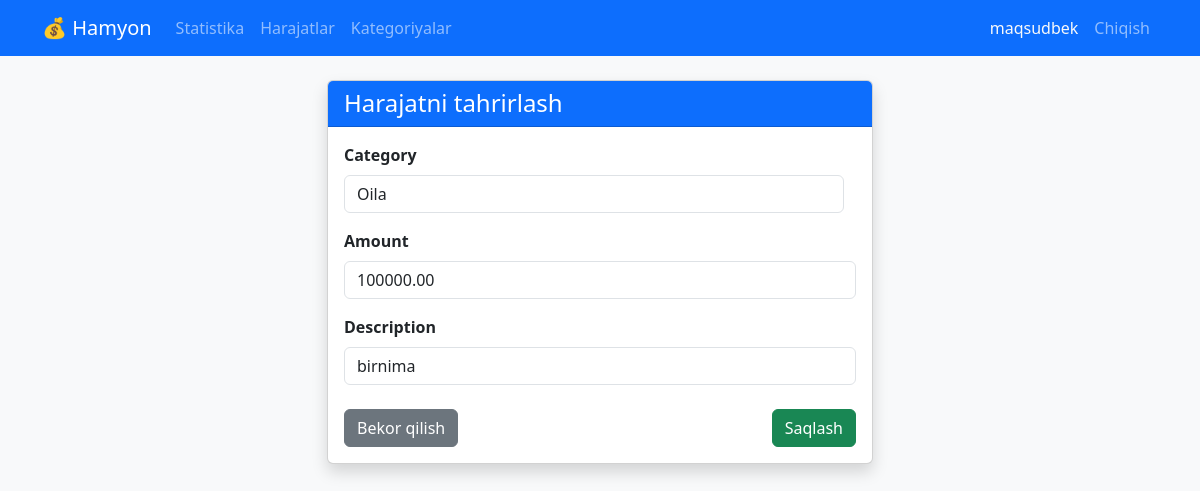
Screenshot of /expense/update/9/ (signed in) with the database file from the repository.
### accounts/models.py (models this page shows)
class CustomUser(AbstractUser):
    created_at = models.DateTimeField(auto_now_add=True)

### main/models.py (models this page shows, shortened)
class Expense(models.Model):
    user = models.ForeignKey(CustomUser, on_delete=models.CASCADE, related_name='expenses')
    category = models.ForeignKey(Category, on_delete=models.CASCADE, related_name='expenses')
    amount = models.DecimalField(max_digits=12, decimal_places=2)
    description = models.TextField()
    created_at = models.DateTimeField(auto_now_add=True)

### main/views.py (the view)
# urls.py: path('expense/update/<int:pk>/', expense_update, name='expense_update'),
@login_required
def expense_update(request, pk):
    expense = get_object_or_404(Expense, pk=pk)
    if expense.user != request.user:
        return redirect('home')
    if request.method == 'POST':
        form = ExpenseForm(request.POST, instance=expense, user=request.user)
        if form.is_valid():
            form.save()
            return redirect('home')
    else:
        form = ExpenseForm(instance=expense, user=request.user)
    return render(request, 'add_expense.html', {'form':form})

### main/forms.py
class ExpenseForm(forms.ModelForm):
    class Meta:
        model = Expense
        fields = ['category', 'amount', 'description']
        widgets = {
            'category': forms.Select(attrs={
                'class': 'form-control',
                'style': 'max-width: 500px'
            }),
            'amount': forms.NumberInput(attrs={
                'class': 'form-control',
                'placeholder': 'Summani kiriting'
            }),
            'description': forms.TextInput(attrs={
                'class': 'form-control',
                'placeholder': 'Izoh'
            })
        }
    def __init__(self, *args, **kwargs):
        user1 = kwargs.pop('user', None)
        super(ExpenseForm, self).__init__(*args, **kwargs)
        if user1:
            self.fields['category'].queryset = Category.objects.filter(user=user1)

### main/models.py (called while the page is built)
    def __str__(self):
        return self.name

### templates/add_expense.html (shortened to what this page needs)
{% extends 'base.html' %}
{% load widget_tweaks %}
{% block content %}
<div class="row justify-content-center">
    <div class="col-md-6">
        <div class="card shadow">
            <div class="card-header bg-primary text-white">
                <h4 class="mb-0">
                    {% if form.instance.pk %}
                        Harajatni tahrirlash
                    {% else %}
                        Yangi harajat qo'shish
                    {% endif %}
                </h4>
            </div>
            <div class="card-body">
                <form method="post" novalidate>
                    {% for field in form %}
                    <div class="mb-3">
                        <label class="form-label fw-bold">{{ field.label }}</label>
                        {% if field.errors %}
                            {{ field|add_class:"form-control is-invalid" }}
                            <div class="invalid-feedback">
                                {{ field.errors|first }}
                            </div>
                        {% else %}
                            {{ field|add_class:"form-control" }}
                        {% endif %}
                    </div>
                    {% endfor %}
                    <div class="d-flex justify-content-between mt-4">
                        <a href="{% url 'home' %}" class="btn btn-secondary">Bekor qilish</a>
                        <button type="submit" class="btn btn-success">Saqlash</button>
                    </div>
                </form>
            </div>
        </div>
    </div>
</div>
{% endblock %}

### templates/base.html (shortened to what this page needs)
<!DOCTYPE html>
<html lang="uz">
<head>
    <link href="https://cdn.jsdelivr.net/npm/bootstrap@5.3.0/dist/css/bootstrap.min.css" rel="stylesheet">
    <link rel="stylesheet" href="https://cdnjs.cloudflare.com/ajax/libs/font-awesome/6.0.0/css/all.min.css">
</head>
<body class="bg-light">
<nav class="navbar navbar-expand-lg navbar-dark bg-primary mb-4">
  <div class="container">
    <a class="navbar-brand" href="{% url 'dashboard' %}">💰 Hamyon</a>
    <div class="collapse navbar-collapse" id="navbarNav">
      {% if user.is_authenticated %}
      <ul class="navbar-nav me-auto">
        <li class="nav-item"><a class="nav-link" href="{% url 'dashboard' %}">Statistika</a></li>
        <li class="nav-item"><a class="nav-link" href="{% url 'home' %}">Harajatlar</a></li>
        <li class="nav-item"><a class="nav-link" href="{% url 'categories' %}">Kategoriyalar</a></li>
      </ul>
      <ul class="navbar-nav ms-auto">
        <li class="nav-item"><span class="nav-link text-light">{{ user.username }}</span></li>
        <li class="nav-item">
            <form action="{% url 'logout' %}" method="post">
                <button type="submit" class="btn btn-link nav-link">Chiqish</button>
            </form>
        </li>
      </ul>
      {% else %}
      <ul class="navbar-nav ms-auto">
        <li class="nav-item"><a class="nav-link" href="{% url 'login' %}">Kirish</a></li>
        <li class="nav-item"><a class="nav-link" href="{% url 'signup' %}">Ro'yxatdan o'tish</a></li>
      </ul>
      {% endif %}
    </div>
  </div>
</nav>
<div class="container">
    {% block content %}
    {% endblock %}
</div>
</body>
</html>

### rows the page displays
CustomUser: username "maqsudbek"
Expense: form "Oila" "100000.00" "birnima"

### other values shown
{{ field.label }} "Category" "Amount" "Description"
